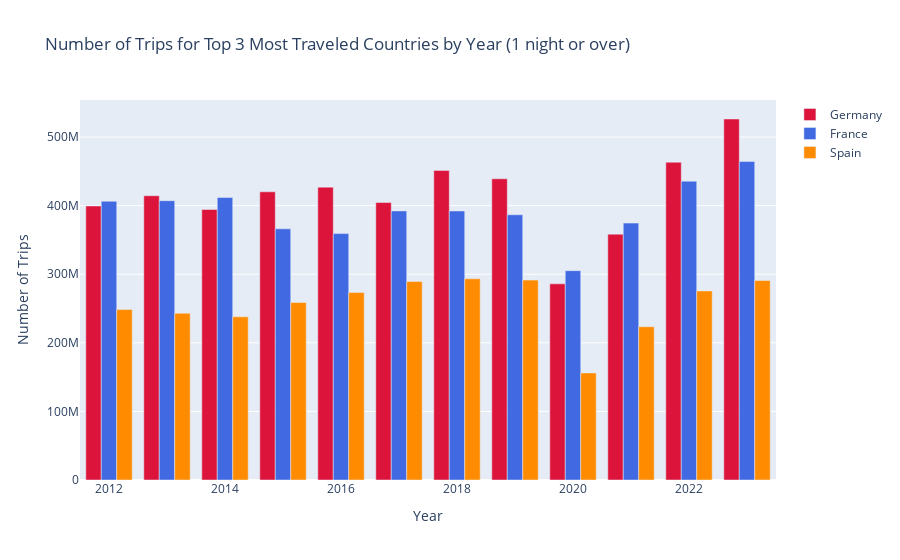

Notebook code cell kept with this figure:
### Code cell
%run trips_duration.ipynb

### Figure 1 — Plotly figure (JSON) as saved in the notebook; plotly's stock layout.template omitted (floating-point values rounded to 4 significant figures)
{"data": [{"marker": {"color": "crimson"}, "name": "Germany", "type": "bar", "x": [2012, 2013, 2014, 2015, 2016, 2017, 2018, 2019, 2020, 2021, 2022, 2023], "y": [399531982, 414453278, 394377723, 420166585, 426990841, 404592288, 451416603, 439169070, 285977705, 358428715, 463342211, 526338516]}, {"marker": {"color": "royalblue"}, "name": "France", "type": "bar", "x": [2012, 2013, 2014, 2015, 2016, 2017, 2018, 2019, 2020, 2021, 2022, 2023], "y": [406369476, 407204584, 411807574, 366221284, 359227358, 392347108, 392229828, 386709202, 305202977, 374563212, 435660457, 464286634]}, {"marker": {"color": "darkorange"}, "name": "Spain", "type": "bar", "x": [2012, 2013, 2014, 2015, 2016, 2017, 2018, 2019, 2020, 2021, 2022, 2023], "y": [248536678, 243094908, 237899314, 258762120, 273436004, 289462889, 293323160, 291426796, 156125758, 223492010, 275660135, 290848376]}], "layout": {"barmode": "group", "title": {"text": "Number of Trips for Top 3 Most Traveled Countries by Year (1 night or over)"}, "xaxis": {"title": {"text": "Year"}}, "yaxis": {"title": {"text": "Number of Trips"}}}}
